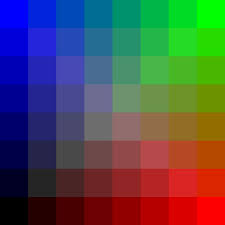
#> input picture DIP_2019_A1/quantize.jpg, 225 x 225 px, found by its file name
$ jupyter execute q3_1.ipynb   (shell and % lines are left out)
#> lines starting #> are read from the running program, lines starting #| are printed output that depends on the picture
### Write a function BitQuantizeImage which takes an 8-bit image im and k, the number of bits to which the image needs to be quantized to and returns the k-bit quantized image. Display results for the image quantize.jpg

[cell 1]

import cv2
import numpy
from matplotlib import pyplot as plt
import matplotlib as mpl
from PIL import Image
from collections import Counter
import math

[cell 2]
image = './DIP_2019_A1/quantize.jpg'

img = cv2.imread(image)
#> img is the input picture: shape (225, 225, 3); mean B, G, R 80.2, 79.9, 79.9
k = 4

[cell 3]
def BitQuantizeImage(img, k):
#> called with k = 4
    d = 2**(8-k)
    b, g, r = cv2.split(img)
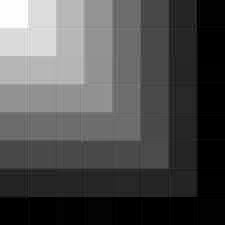
#> b: shape (225, 225); min 0, max 255, mean 80.2
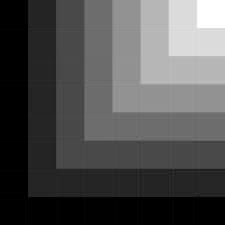
#> g: shape (225, 225); min 0, max 255, mean 79.9
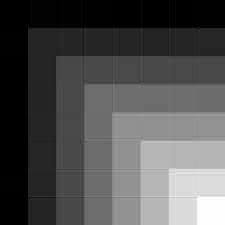
#> r: shape (225, 225); min 0, max 255, mean 79.9

    for i in range(0, b.shape[0]):
        for j in range(0, b.shape[1]):
            b[i][j] = math.floor(b[i][j]/d)*d

    for i in range(0, g.shape[0]):
        for j in range(0, g.shape[1]):
            g[i][j] = math.floor(g[i][j]/d)*d

    for i in range(0, r.shape[0]):
        for j in range(0, r.shape[1]):
            r[i][j] = math.floor(r[i][j]/d)*d

    img1 = cv2.merge([r,g,b])
    return img1
